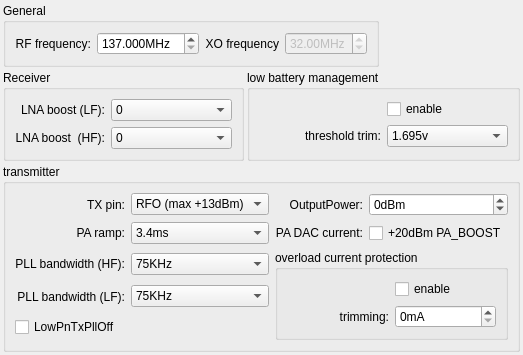
          <widget class="QWidget" name="tabCommon">
           <attribute name="title">
            <string>common</string>
           </attribute>
           <layout class="QGridLayout" name="gridLayout_24">
            <property name="margin">
             <number>3</number>
            </property>
            <property name="spacing">
             <number>3</number>
            </property>
            <item row="2" column="0">
             <widget class="QGroupBox" name="groupBox_2">
              <property name="sizePolicy">
               <sizepolicy hsizetype="Maximum" vsizetype="Maximum">
                <horstretch>0</horstretch>
                <verstretch>0</verstretch>
               </sizepolicy>
              </property>
              <property name="title">
               <string>Receiver</string>
              </property>
              <layout class="QGridLayout" name="gridLayout_21">
               <item row="0" column="1">
                <widget class="QLabel" name="labelLNAboostLF">
                 <property name="text">
                  <string>LNA boost (LF):</string>
                 </property>
                 <property name="alignment">
                  <set>Qt::AlignRight|Qt::AlignTrailing|Qt::AlignVCenter</set>
                 </property>
                </widget>
               </item>
               <item row="1" column="1">
                <widget class="QLabel" name="label_60">
                 <property name="text">
                  <string>LNA boost  (HF):</string>
                 </property>
                 <property name="alignment">
                  <set>Qt::AlignRight|Qt::AlignTrailing|Qt::AlignVCenter</set>
                 </property>
                </widget>
               </item>
               <item row="0" column="2">
                <widget class="QComboBox" name="comboBoxLNAboostLF">
                 <property name="sizePolicy">
                  <sizepolicy hsizetype="Preferred" vsizetype="Fixed">
                   <horstretch>0</horstretch>
                   <verstretch>0</verstretch>
                  </sizepolicy>
                 </property>
                 <item>
                  <property name="text">
                   <string>0</string>
                  </property>
                 </item>
                 <item>
                  <property name="text">
                   <string>1</string>
                  </property>
                 </item>
                 <item>
                  <property name="text">
                   <string>2</string>
                  </property>
                 </item>
                 <item>
                  <property name="text">
                   <string>3</string>
                  </property>
                 </item>
                </widget>
               </item>
               <item row="1" column="2">
                <widget class="QComboBox" name="comboBoxLNAboostHF">
                 <property name="sizePolicy">
                  <sizepolicy hsizetype="Maximum" vsizetype="Fixed">
                   <horstretch>0</horstretch>
                   <verstretch>0</verstretch>
                  </sizepolicy>
                 </property>
                 <item>
                  <property name="text">
                   <string>0</string>
                  </property>
                 </item>
                 <item>
                  <property name="text">
                   <string>1</string>
                  </property>
                 </item>
                 <item>
                  <property name="text">
                   <string>2</string>
                  </property>
                 </item>
                 <item>
                  <property name="text">
                   <string>3 (150% current)</string>
                  </property>
                 </item>
                </widget>
               </item>
              </layout>
             </widget>
            </item>
            <item row="2" column="1">
             <widget class="QGroupBox" name="groupBox_10">
              <property name="title">
               <string>low battery management</string>
              </property>
              <layout class="QGridLayout" name="gridLayout_23">
               <item row="1" column="1">
                <widget class="QComboBox" name="comboBoxLowBatTrim">
                 <item>
                  <property name="text">
                   <string>1.695v</string>
                  </property>
                 </item>
                 <item>
                  <property name="text">
                   <string>1.764v</string>
                  </property>
                 </item>
                 <item>
                  <property name="text">
                   <string>1.835v</string>
                  </property>
                 </item>
                 <item>
                  <property name="text">
                   <string>1.905v</string>
                  </property>
                 </item>
                 <item>
                  <property name="text">
                   <string>1.976v</string>
                  </property>
                 </item>
                 <item>
                  <property name="text">
                   <string>2.045v</string>
                  </property>
                 </item>
                 <item>
                  <property name="text">
                   <string>2.116v</string>
                  </property>
                 </item>
                 <item>
                  <property name="text">
                   <string>2.185v</string>
                  </property>
                 </item>
                </widget>
               </item>
               <item row="1" column="0">
                <widget class="QLabel" name="label_63">
                 <property name="text">
                  <string>threshold trim:</string>
                 </property>
                 <property name="alignment">
                  <set>Qt::AlignRight|Qt::AlignTrailing|Qt::AlignVCenter</set>
                 </property>
                </widget>
               </item>
               <item row="0" column="1">
                <widget class="QCheckBox" name="checkBoxLowBatOn">
                 <property name="text">
                  <string>enable</string>
                 </property>
                </widget>
               </item>
              </layout>
             </widget>
            </item>
            <item row="3" column="0" colspan="2">
             <widget class="QGroupBox" name="groupBoxTX">
              <property name="title">
               <string>transmitter</string>
              </property>
              <layout class="QGridLayout" name="gridLayout_6">
               <item row="0" column="3">
                <widget class="QSpinBox" name="spinBoxdBmout">
                 <property name="suffix">
                  <string>dBm</string>
                 </property>
                 <property name="minimum">
                  <number>-1</number>
                 </property>
                </widget>
               </item>
               <item row="0" column="2">
                <widget class="QLabel" name="label_4">
                 <property name="text">
                  <string>OutputPower:</string>
                 </property>
                 <property name="alignment">
                  <set>Qt::AlignRight|Qt::AlignTrailing|Qt::AlignVCenter</set>
                 </property>
                </widget>
               </item>
               <item row="0" column="1">
                <widget class="QComboBox" name="comboBoxTXpin">
                 <item>
                  <property name="text">
                   <string>RFO (max +13dBm)</string>
                  </property>
                 </item>
                 <item>
                  <property name="text">
                   <string>PA_BOOST</string>
                  </property>
                 </item>
                </widget>
               </item>
               <item row="0" column="0">
                <widget class="QLabel" name="label_3">
                 <property name="text">
                  <string>TX pin:</string>
                 </property>
                 <property name="alignment">
                  <set>Qt::AlignRight|Qt::AlignTrailing|Qt::AlignVCenter</set>
                 </property>
                </widget>
               </item>
               <item row="1" column="3">
                <widget class="QCheckBox" name="checkBoxPADAC">
                 <property name="text">
                  <string>+20dBm PA_BOOST</string>
                 </property>
                </widget>
               </item>
               <item row="1" column="2">
                <widget class="QLabel" name="label_5">
                 <property name="text">
                  <string>PA DAC current:</string>
                 </property>
                 <property name="alignment">
                  <set>Qt::AlignRight|Qt::AlignTrailing|Qt::AlignVCenter</set>
                 </property>
                </widget>
               </item>
               <item row="1" column="1">
                <widget class="QComboBox" name="comboBoxPAramp">
                 <item>
                  <property name="text">
                   <string>3.4ms</string>
                  </property>
                 </item>
                 <item>
                  <property name="text">
                   <string>2ms</string>
                  </property>
                 </item>
                 <item>
                  <property name="text">
                   <string>1ms</string>
                  </property>
                 </item>
                 <item>
                  <property name="text">
                   <string>500us</string>
                  </property>
                 </item>
                 <item>
                  <property name="text">
                   <string>250us</string>
                  </property>
                 </item>
                 <item>
                  <property name="text">
                   <string>125us</string>
                  </property>
                 </item>
                 <item>
                  <property name="text">
                   <string>100us</string>
                  </property>
                 </item>
                 <item>
                  <property name="text">
                   <string>62us</string>
                  </property>
                 </item>
                 <item>
                  <property name="text">
                   <string>50us</string>
                  </property>
                 </item>
                 <item>
                  <property name="text">
                   <string>40us</string>
                  </property>
                 </item>
                 <item>
                  <property name="text">
                   <string>31us</string>
                  </property>
                 </item>
                 <item>
                  <property name="text">
                   <string>25us</string>
                  </property>
                 </item>
                 <item>
                  <property name="text">
                   <string>20us</string>
                  </property>
                 </item>
                 <item>
                  <property name="text">
                   <string>15us</string>
                  </property>
                 </item>
                 <item>
                  <property name="text">
                   <string>12us</string>
                  </property>
                 </item>
                 <item>
                  <property name="text">
                   <string>10us</string>
                  </property>
                 </item>
                </widget>
               </item>
               <item row="1" column="0">
                <widget class="QLabel" name="label_58">
                 <property name="text">
                  <string>PA ramp:</string>
                 </property>
                 <property name="alignment">
                  <set>Qt::AlignRight|Qt::AlignTrailing|Qt::AlignVCenter</set>
                 </property>
                </widget>
               </item>
               <item row="2" column="0">
                <widget class="QLabel" name="label_62">
                 <property name="text">
                  <string>PLL bandwidth (HF):</string>
                 </property>
                 <property name="alignment">
                  <set>Qt::AlignRight|Qt::AlignTrailing|Qt::AlignVCenter</set>
                 </property>
                </widget>
               </item>
               <item row="4" column="0">
                <widget class="QCheckBox" name="checkBoxLowPnTxPllOff">
                 <property name="text">
                  <string>LowPnTxPllOff</string>
                 </property>
                </widget>
               </item>
               <item row="3" column="0">
                <widget class="QLabel" name="labelPLLbwLF">
                 <property name="text">
                  <string>PLL bandwidth (LF):</string>
                 </property>
                 <property name="alignment">
                  <set>Qt::AlignRight|Qt::AlignTrailing|Qt::AlignVCenter</set>
                 </property>
                </widget>
               </item>
               <item row="2" column="2" rowspan="3" colspan="2">
                <widget class="QGroupBox" name="groupBox_9">
                 <property name="title">
                  <string>overload current protection</string>
                 </property>
                 <layout class="QGridLayout" name="gridLayout_22">
                  <item row="1" column="0">
                   <widget class="QLabel" name="label_61">
                    <property name="text">
                     <string>trimming:</string>
                    </property>
                    <property name="alignment">
                     <set>Qt::AlignRight|Qt::AlignTrailing|Qt::AlignVCenter</set>
                    </property>
                   </widget>
                  </item>
                  <item row="1" column="1">
                   <widget class="QSpinBox" name="spinBoxOCPtrim">
                    <property name="suffix">
                     <string>mA</string>
                    </property>
                    <property name="maximum">
                     <number>240</number>
                    </property>
                    <property name="singleStep">
                     <number>5</number>
                    </property>
                   </widget>
                  </item>
                  <item row="0" column="1">
                   <widget class="QCheckBox" name="checkBoxOcpOn">
                    <property name="text">
                     <string>enable</string>
                    </property>
                   </widget>
                  </item>
                 </layout>
                </widget>
               </item>
               <item row="2" column="1">
                <widget class="QComboBox" name="comboBoxPLLbwHF">
                 <item>
                  <property name="text">
                   <string>75KHz</string>
                  </property>
                 </item>
                 <item>
                  <property name="text">
                   <string>150KHz</string>
                  </property>
                 </item>
                 <item>
                  <property name="text">
                   <string>225KHz</string>
                  </property>
                 </item>
                 <item>
                  <property name="text">
                   <string>300KHz</string>
                  </property>
                 </item>
                </widget>
               </item>
               <item row="3" column="1">
                <widget class="QComboBox" name="comboBoxPLLbwLF">
                 <item>
                  <property name="text">
                   <string>75KHz</string>
                  </property>
                 </item>
                 <item>
                  <property name="text">
                   <string>150KHz</string>
                  </property>
                 </item>
                 <item>
                  <property name="text">
                   <string>225KHz</string>
                  </property>
                 </item>
                 <item>
                  <property name="text">
                   <string>300KHz</string>
                  </property>
                 </item>
                </widget>
               </item>
              </layout>
             </widget>
            </item>
            <item row="0" column="0" colspan="2">
             <widget class="QGroupBox" name="groupBox">
              <property name="sizePolicy">
               <sizepolicy hsizetype="Maximum" vsizetype="Maximum">
                <horstretch>0</horstretch>
                <verstretch>0</verstretch>
               </sizepolicy>
              </property>
              <property name="title">
               <string>General</string>
              </property>
              <layout class="QGridLayout" name="gridLayout_2">
               <item row="0" column="0">
                <widget class="QLabel" name="label">
                 <property name="sizePolicy">
                  <sizepolicy hsizetype="Minimum" vsizetype="Preferred">
                   <horstretch>0</horstretch>
                   <verstretch>0</verstretch>
                  </sizepolicy>
                 </property>
                 <property name="text">
                  <string>RF frequency:</string>
                 </property>
                 <property name="alignment">
                  <set>Qt::AlignRight|Qt::AlignTrailing|Qt::AlignVCenter</set>
                 </property>
                </widget>
               </item>
               <item row="0" column="1">
                <widget class="QDoubleSpinBox" name="doubleSpinBoxFrf">
                 <property name="keyboardTracking">
                  <bool>false</bool>
                 </property>
                 <property name="suffix">
                  <string>MHz</string>
                 </property>
                 <property name="decimals">
                  <number>3</number>
                 </property>
                 <property name="minimum">
                  <double>137.000000000000000</double>
                 </property>
                 <property name="maximum">
                  <double>1000.000000000000000</double>
                 </property>
                 <property name="singleStep">
                  <double>0.001000000000000</double>
                 </property>
                </widget>
               </item>
               <item row="0" column="2">
                <widget class="QLabel" name="label_59">
                 <property name="text">
                  <string>XO frequency</string>
                 </property>
                 <property name="alignment">
                  <set>Qt::AlignRight|Qt::AlignTrailing|Qt::AlignVCenter</set>
                 </property>
                </widget>
               </item>
               <item row="0" column="3">
                <widget class="QDoubleSpinBox" name="doubleSpinBox">
                 <property name="enabled">
                  <bool>false</bool>
                 </property>
                 <property name="suffix">
                  <string>MHz</string>
                 </property>
                 <property name="minimum">
                  <double>24.000000000000000</double>
                 </property>
                 <property name="maximum">
                  <double>36.000000000000000</double>
                 </property>
                 <property name="singleStep">
                  <double>0.010000000000000</double>
                 </property>
                 <property name="value">
                  <double>32.000000000000000</double>
                 </property>
                </widget>
               </item>
              </layout>
             </widget>
            </item>
           </layout>
          </widget>
